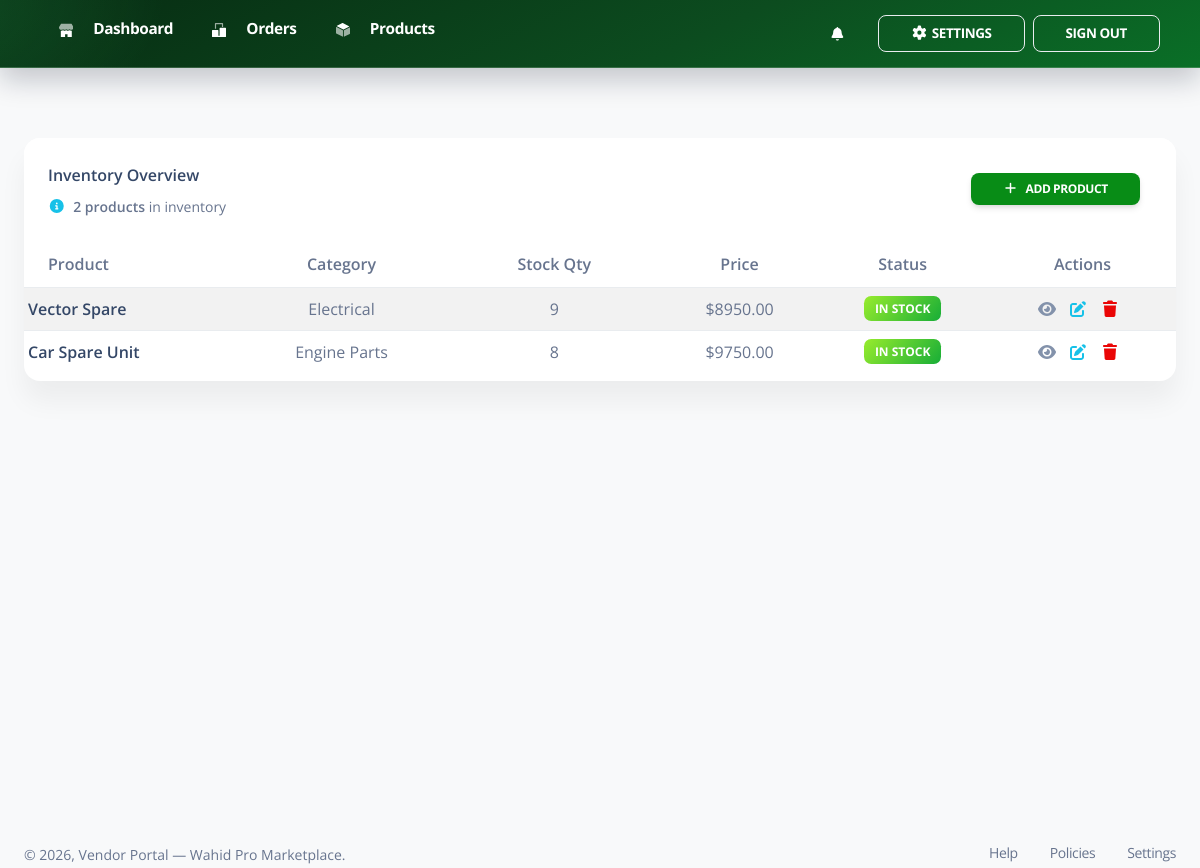
The page /vendor/products/ (signed in) on the database as committed earlier.
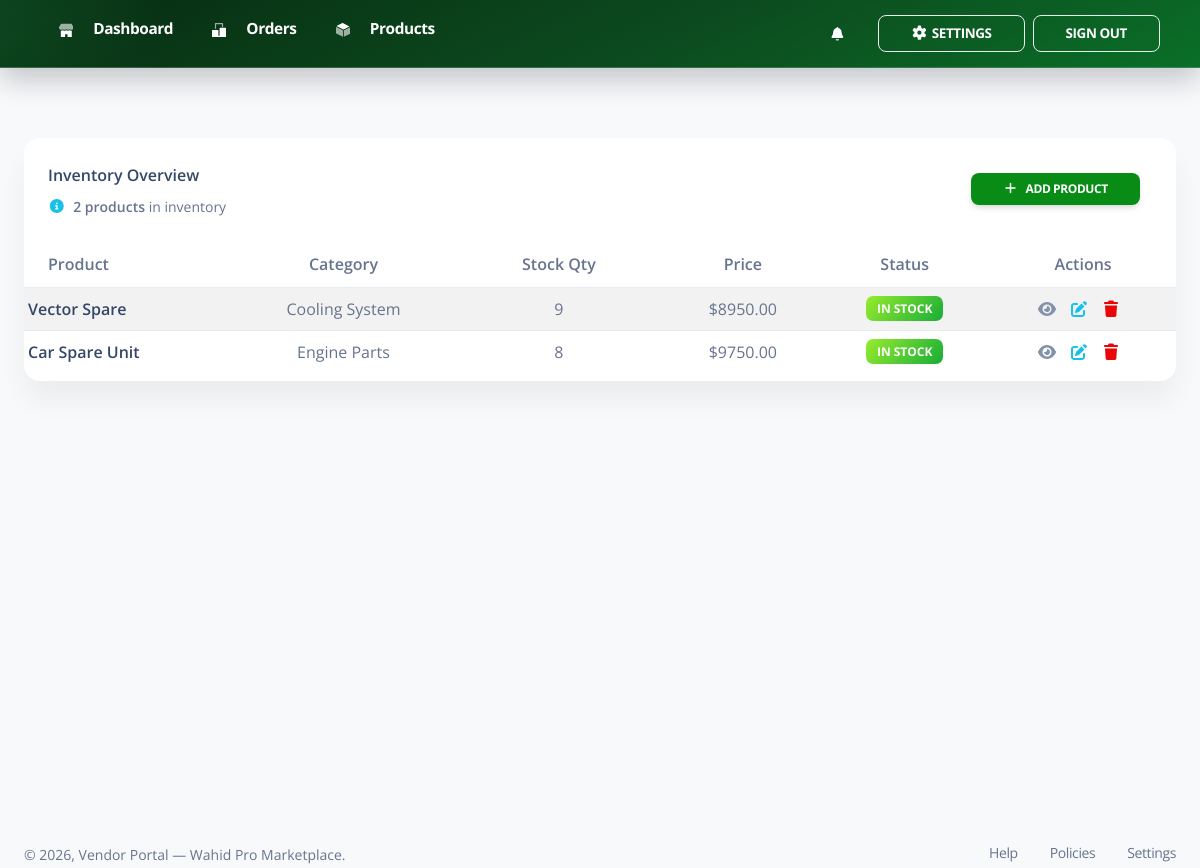
The same page on the database as committed later.
### App/models.py (models this page shows, shortened)
class Product(models.Model):
    vin_validator = RegexValidator(
        regex=r"^[A-HJ-NPR-Z0-9]{17}$",
        message="VIN must be exactly 17 characters (letters and numbers, excluding I, O, and Q).",
    )
    vendor = models.ForeignKey(User, on_delete=models.CASCADE, related_name="products")
    name = models.CharField(max_length=160)
    vin = models.CharField(max_length=17, unique=True, validators=[vin_validator], db_index=True)
    category = models.CharField(max_length=80, db_index=True)
    price = models.DecimalField(
        max_digits=10,
        decimal_places=2,
        validators=[MinValueValidator(Decimal("0.01"))],
    )
    initial_stock = models.PositiveIntegerField()
    current_stock = models.PositiveIntegerField(null=True, blank=True)
    reorder_level = models.PositiveIntegerField(default=0)
    description = models.TextField()
    product_image = models.ImageField(upload_to="product_images/")
    is_active = models.BooleanField(default=True)
    created_at = models.DateTimeField(auto_now_add=True)
    updated_at = models.DateTimeField(auto_now=True)
    class Meta:
        ordering = ("-created_at",)
        indexes = [
            models.Index(fields=["vendor", "category"]),
            models.Index(fields=["vendor", "is_active"]),
        ]
        constraints = [
            models.UniqueConstraint(fields=["vendor", "name"], name="unique_vendor_product_name"),
        ]

### App/views.py (the view)
# urls.py: path('vendor/products/', VendorProductsView.as_view(), name='vendor_products'),
class VendorProductsView(SellerAccountRequiredMixin, VendorAccessMixin, TemplateView):
    template_name = "vendors/products.html"
    def get_context_data(self, **kwargs):
        context = super().get_context_data(**kwargs)
        context["products"] = (
            self.request.user.products.only(
                "id",
                "name",
                "category",
                "vin",
                "current_stock",
                "initial_stock",
                "reorder_level",
                "price",
                "description",
                "product_image",
            )
            .order_by("-created_at")
        )
        context["product_category_rows"] = ProductCategory.objects.filter(is_visible=True).order_by("name")
        return context

### App/views.py (called while the page is built)
def _redirect_superuser_home(request):
    if request.user.is_authenticated and request.user.is_superuser:
        messages.error(request, "You are loggd in as a system admin")
        return redirect("home")
    return None

### templates/vendors/products.html (shortened to what this page needs)
{% extends "vendors/base.html" %}
{% load static %}
{% block vendor_content %}
      <div class="row">
        <div class="col-12">
          <div class="card">
            <div class="card-header pb-0">
              <div class="row">
                <div class="col-lg-6 col-7">
                  <h6>Inventory Overview</h6>
                  <p class="text-sm mb-0">
                    <i class="fa fa-info-circle text-info" aria-hidden="true"></i>
                    <span class="font-weight-bold ms-1"><span id="productCount">{{ products|length }}</span> products</span> in inventory
                  </p>
                </div>
                <div class="col-lg-6 col-5 my-auto text-end">
                  <button class="btn btn-sm bg-gradient-primary mb-0" type="button" data-bs-toggle="modal" data-bs-target="#addProductModal">
                    <i class="fas fa-plus me-2"></i>Add Product
                  </button>
                </div>
              </div>
            </div>
            <div class="card-body px-0 pb-2">
              <div class="table-responsive p-0">
                <table id="productsTable" class="table table-striped table-sm mb-0">
                  <thead>
                    <tr>
                      <th>Product</th>
                      <th class="text-center">Category</th>
                      <th class="text-center">Stock Qty</th>
                      <th class="text-center">Price</th>
                      <th class="text-center">Status</th>
                      <th class="text-center">Actions</th>
                    </tr>
                  </thead>
                  <tbody id="productsTableBody" data-rows-url="{% url 'vendor_product_rows' %}">
                    {% include "vendors/partials/product_rows.html" with products=products %}
                  </tbody>
                  </table>
              </div>
            </div>
          </div>
        </div>
      </div>
    </div>
  </main>
{% endblock %}
{% block vendor_extra_css %}
<link rel="stylesheet" href="https://cdn.datatables.net/2.1.8/css/dataTables.bootstrap5.min.css">
<link rel="stylesheet" href="https://cdn.datatables.net/buttons/3.1.2/css/buttons.bootstrap5.min.css">
<link rel="stylesheet" href="https://cdn.jsdelivr.net/npm/toastify-js/src/toastify.min.css">
{% endblock %}

### templates/vendors/partials/product_row.html
{% with stock=product.current_stock|default_if_none:0 %}
<tr id="product-row-{{ product.id }}">
  <td>
    <div class="py-1">
      <div class="d-flex flex-column justify-content-center">
        <h6 class="mb-0">{{ product.name }}</h6>
      </div>
    </div>
  </td>
  <td class="align-middle text-center">
    <span>{{ product.category }}</span>
  </td>
  <td class="align-middle text-center">
    <span class="{% if stock <= product.reorder_level and stock > 0 %}text-danger{% endif %}">{{ stock }}</span>
  </td>
  <td class="align-middle text-center">
    <span>${{ product.price }}</span>
  </td>
  <td class="align-middle text-center">
    {% if stock <= 0 %}
      <span class="badge badge-sm bg-gradient-danger">Out of Stock</span>
    {% elif stock <= product.reorder_level %}
      <span class="badge badge-sm bg-gradient-warning">Low Stock</span>
    {% else %}
      <span class="badge badge-sm bg-gradient-success">In Stock</span>
    {% endif %}
  </td>
  <td class="align-middle text-center">
    <a
      href="javascript:;"
      class="text-secondary js-view-product"
      data-name="{{ product.name|escape }}"
      data-vin="{{ product.vin|escape }}"
      data-category-label="{{ product.category|escape }}"
      data-price="{{ product.price }}"
      data-current-stock="{{ product.current_stock|default_if_none:product.initial_stock }}"
      data-reorder-level="{{ product.reorder_level }}"
      data-description="{{ product.description|escape }}"
      data-image-url="{% if product.product_image %}{{ product.product_image.url }}{% endif %}"
    >
      <i class="fas fa-eye me-2"></i>
    </a>
    <a
      href="javascript:;"
      class="text-info js-edit-product"
      data-product-id="{{ product.id }}"
      data-update-url="{% url 'vendor_product_update' product.id %}"
      data-name="{{ product.name|escape }}"
      data-vin="{{ product.vin|escape }}"
      data-category="{{ product.category }}"
      data-price="{{ product.price }}"
      data-current-stock="{{ product.current_stock|default_if_none:product.initial_stock }}"
      data-reorder-level="{{ product.reorder_level }}"
      data-description="{{ product.description|escape }}"
    >
      <i class="fas fa-edit me-2"></i>
    </a>
    <a
      href="javascript:;"
      class="text-danger js-delete-product"
      data-product-id="{{ product.id }}"
      data-product-name="{{ product.name|escape }}"
      data-delete-url="{% url 'vendor_product_delete' product.id %}"
    >
      <i class="fas fa-trash me-2"></i>
    </a>
  </td>
</tr>
{% endwith %}

Rows that differ between the two databases and show on the page:
changed Product "Vector Spare": category "Electrical" → "Cooling System"
